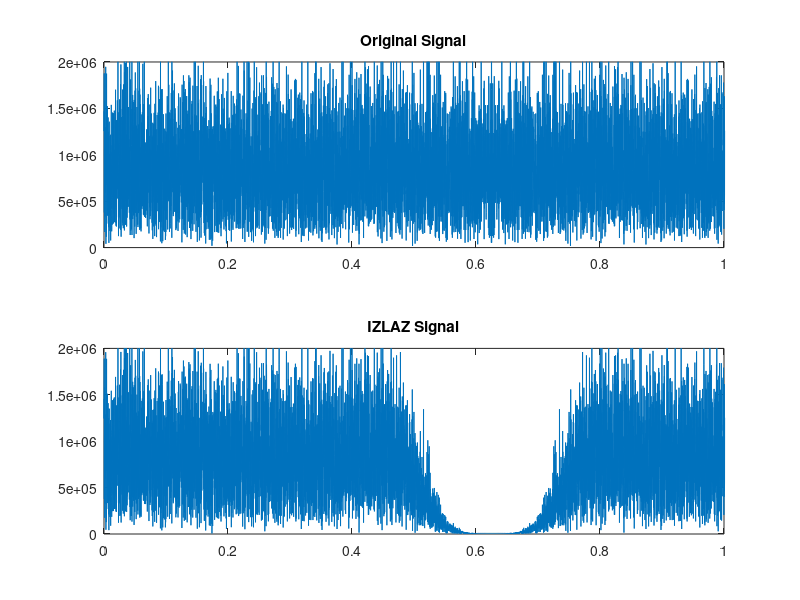
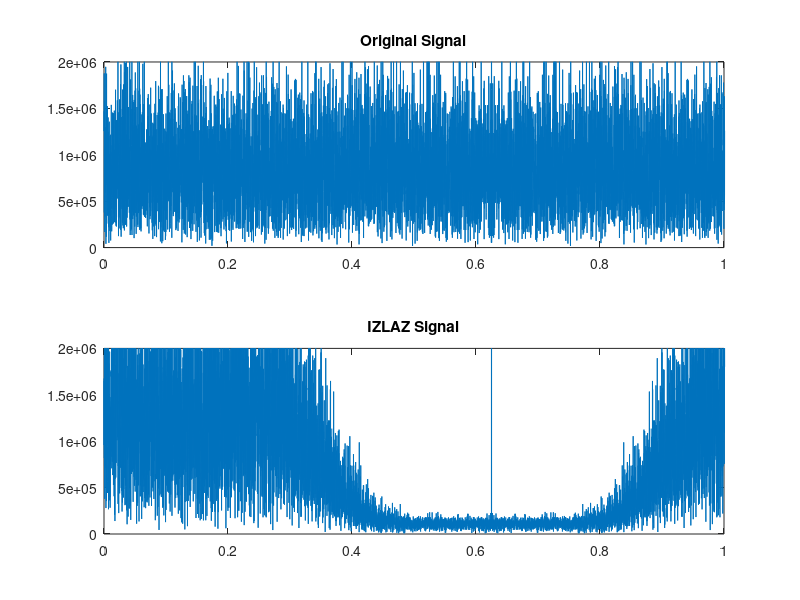

Recreate these plots in MATLAB, in order.
close all;
n = (0 : 10000);
Fs = 8000;

y = round (rand (1, 10000)  * 2^15); %Gaussov signal
t = (0:length(y)-1)/Fs;

ULAZ = dec2hex(typecast(int16(y), 'uint16'));

fileID = fopen('ULAZ_data.txt', 'w');
fclose(fileID);
dlmwrite('ULAZ_data.txt',ULAZ,'delimiter','%c%c%c%c');
edit ULAZ_data.txt;

[b,a] = butter(4,0.2,'high'); %Koeficijetni LP filtra Fg=0.2 s pravokutnim prozorom
freqz(b,1) %Bode plot projektiranog filtra

IZLAZ = filter(b,a,y);

%Crtanje karakteristike porjektirane u MATLABu
subplot(2,1,1);
plot(t,abs(fftshift(fft(y))));
title('Original Signal');
axis([0 1 -50 2*10^6]);

subplot(2,1,2);
plot(t,abs(fftshift(fft(IZLAZ))));
title('IZLAZ Signal');
axis([0 1 -50 2*10^6]);

%Crtanje karakteristiek dobivene u C-u
figure;

fileID = fopen('IZLAZ_data7.txt','r');  %Dohvat podataka iz file (koji je iz Ca)
formatSpec = '%hX';
A = dec2hex((fscanf(fileID, formatSpec)));
B = typecast(uint16(base2dec(A, 16)), 'int16');
IZLAZ_C = B;
IZLAZ_C = IZLAZ_C'; 
fclose(fileID);
clear A;
clear B;

%Prikaz rezultata dobivenih u C-u
subplot(2,1,1);
plot(t,abs(fftshift(fft(y))));
title('Original Signal');
axis([0 1 -50 2*10^6]);

subplot(2,1,2);
plot(t,abs(fftshift(fft(IZLAZ_C))));
title('IZLAZ Signal');
axis([0 1 -50 2*10^6]);
